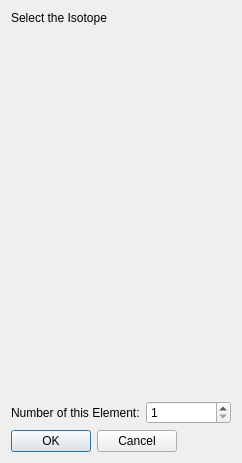
<?xml version="1.0" encoding="UTF-8"?>
<ui version="4.0">
 <class>Dialog</class>
 <widget class="QDialog" name="Dialog">
  <property name="windowModality">
   <enum>Qt::WindowModal</enum>
  </property>
  <property name="geometry">
   <rect>
    <x>0</x>
    <y>0</y>
    <width>242</width>
    <height>463</height>
   </rect>
  </property>
  <property name="sizePolicy">
   <sizepolicy hsizetype="Fixed" vsizetype="Fixed">
    <horstretch>0</horstretch>
    <verstretch>0</verstretch>
   </sizepolicy>
  </property>
  <property name="windowTitle">
   <string>Dialog</string>
  </property>
  <property name="modal">
   <bool>true</bool>
  </property>
  <layout class="QVBoxLayout" name="verticalLayout">
   <item>
    <widget class="QLabel" name="label_2">
     <property name="text">
      <string>Select the Isotope</string>
     </property>
    </widget>
   </item>
   <item>
    <widget class="QWidget" name="widget" native="true">
     <property name="sizePolicy">
      <sizepolicy hsizetype="Preferred" vsizetype="Expanding">
       <horstretch>0</horstretch>
       <verstretch>0</verstretch>
      </sizepolicy>
     </property>
    </widget>
   </item>
   <item>
    <layout class="QHBoxLayout" name="horizontalLayout_2">
     <item>
      <widget class="QLabel" name="label">
       <property name="text">
        <string>Number of this Element:</string>
       </property>
      </widget>
     </item>
     <item>
      <widget class="QSpinBox" name="number_of_elements">
       <property name="minimum">
        <number>1</number>
       </property>
       <property name="maximum">
        <number>300</number>
       </property>
      </widget>
     </item>
    </layout>
   </item>
   <item>
    <layout class="QHBoxLayout" name="horizontalLayout">
     <item>
      <widget class="QDialogButtonBox" name="buttonBox">
       <property name="orientation">
        <enum>Qt::Horizontal</enum>
       </property>
       <property name="standardButtons">
        <set>QDialogButtonBox::Cancel|QDialogButtonBox::Ok</set>
       </property>
      </widget>
     </item>
     <item>
      <spacer name="horizontalSpacer">
       <property name="orientation">
        <enum>Qt::Horizontal</enum>
       </property>
       <property name="sizeHint" stdset="0">
        <size>
         <width>40</width>
         <height>20</height>
        </size>
       </property>
      </spacer>
     </item>
    </layout>
   </item>
  </layout>
 </widget>
 <resources/>
 <connections>
  <connection>
   <sender>buttonBox</sender>
   <signal>accepted()</signal>
   <receiver>Dialog</receiver>
   <slot>accept()</slot>
   <hints>
    <hint type="sourcelabel">
     <x>248</x>
     <y>254</y>
    </hint>
    <hint type="destinationlabel">
     <x>157</x>
     <y>274</y>
    </hint>
   </hints>
  </connection>
  <connection>
   <sender>buttonBox</sender>
   <signal>rejected()</signal>
   <receiver>Dialog</receiver>
   <slot>reject()</slot>
   <hints>
    <hint type="sourcelabel">
     <x>316</x>
     <y>260</y>
    </hint>
    <hint type="destinationlabel">
     <x>286</x>
     <y>274</y>
    </hint>
   </hints>
  </connection>
 </connections>
</ui>
